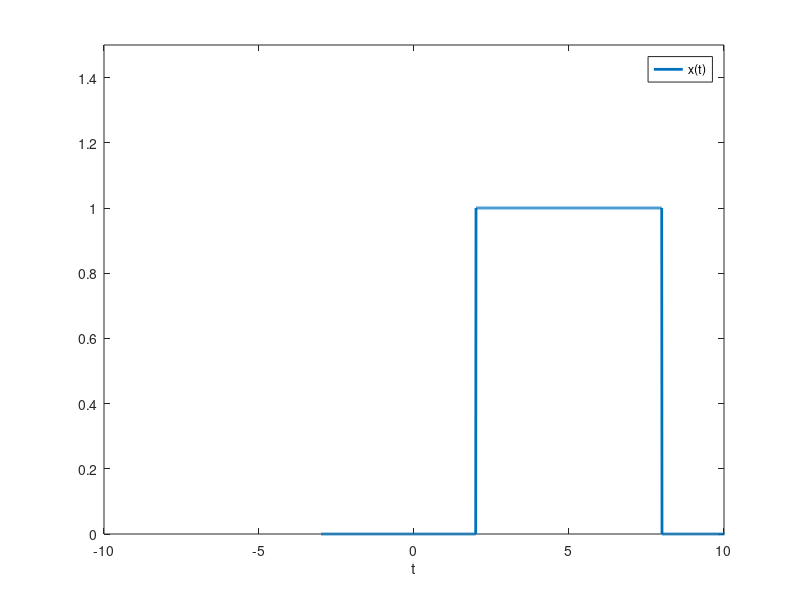

MATLAB code to generate this figure:
t=-4:.005:4;
y=rectpuls(t,3);
figure
t=t+2.5;
plot(t,y,'Linewidth',2);
plot(2*t,y,'Linewidth',2);
hold on
xlabel('t')
legend('x(t)')
ylim([0 1.5])
xlim([-10 10])